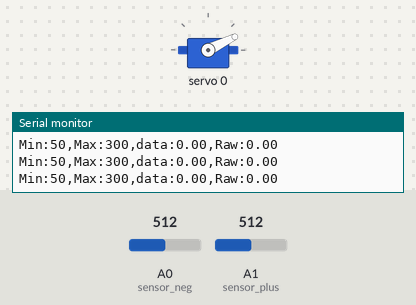
Simulated run of this sketch. Board: Arduino Uno, built with avr-gcc and run on an emulated ATmega328P. Shown: servo, the last lines printed to the serial monitor. The test bench sets the inputs (shaded band); at power-on: A1 (sensor_plus) = 512, A0 (sensor_neg) = 512.

Above: at 3.7 s.
3.8 s: A1 (sensor_plus) set to 604
5.3 s: A1 (sensor_plus) set to 629
At 6.2 s:
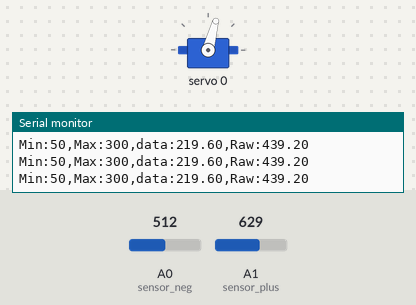
8.8 s: A0 (sensor_neg) set to 888
11.8 s: A0 (sensor_neg) set to 913
Timing chart, 0 to 14.3 s (numbered marks = the images above; inputs shaded):
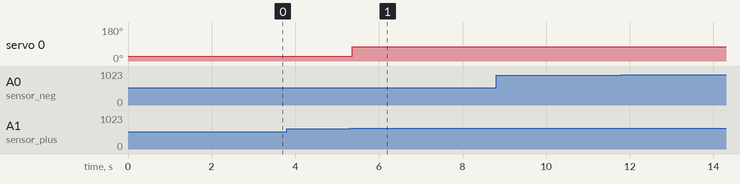

Measured:
- the behaviour switches between 619 and 620 on A1 (sensor_plus) (found by bisection; images 0 and 1)
- after the input at 5.3 s, servo 0: 26° → 75° after 0.06 s

The sketch:

servo_current.ino
```cpp
#include <Wire.h>
#include <Adafruit_PWMServoDriver.h>

Adafruit_PWMServoDriver pwm = Adafruit_PWMServoDriver();

// initialize pin variables
int sensor_plus = A1;
int sensor_neg = A0;
int sensorValue_plus;
int sensorValue_neg;
double mVolts;

// Low-pass filter
double data_filtered[] = {0, 0, 0, 0};
const int n = 1;

int current; // to check the current


void setup() {
  // put your setup code here, to run once:
  Serial.begin(9600);
  pwm.begin();
  pwm.setOscillatorFrequency(27000000);
  pwm.setPWMFreq(60);

  pinMode(INPUT, A0);
  pinMode(INPUT, A1);

  pwm.setPWM(0,0,200);
  delay(2500);
}

void loop() {
  // put your main code here, to run repeatedly:
  // read the sensor pins and calculate voltage
  sensorValue_neg = analogRead(sensor_neg);
  sensorValue_plus = analogRead(sensor_plus);
  // 10-bit analog reading => V, V/R => I, A => mA
  mVolts = (sensorValue_plus-sensorValue_neg)*(0.00488 / 1.3) * 1000; // (5v/1024bits)*(1/1.3R)*(1000mA/1A) => mA

  // rolling average
  data_filtered[n-3] = data_filtered[n-2];
  data_filtered[n-2] = data_filtered[n-1];
  data_filtered[n-1] = data_filtered[n];
  data_filtered[n] = (mVolts + data_filtered[n-1] + data_filtered[n-1] + data_filtered[n-3])/4;
  current = data_filtered[n];

  // check the current
  if (current > 200) {
    pwm.setPWM(0,0,325);
  }


  // print the raw and filtered signals
  Serial.print("Min:");
  Serial.print(50);
  Serial.print(",");
  Serial.print("Max:");
  Serial.print(300);
  Serial.print(",");
  Serial.print("data:");
  Serial.print(data_filtered[n]);
  Serial.print(",");
  Serial.print("Raw:");
  Serial.println(mVolts);
}
```
